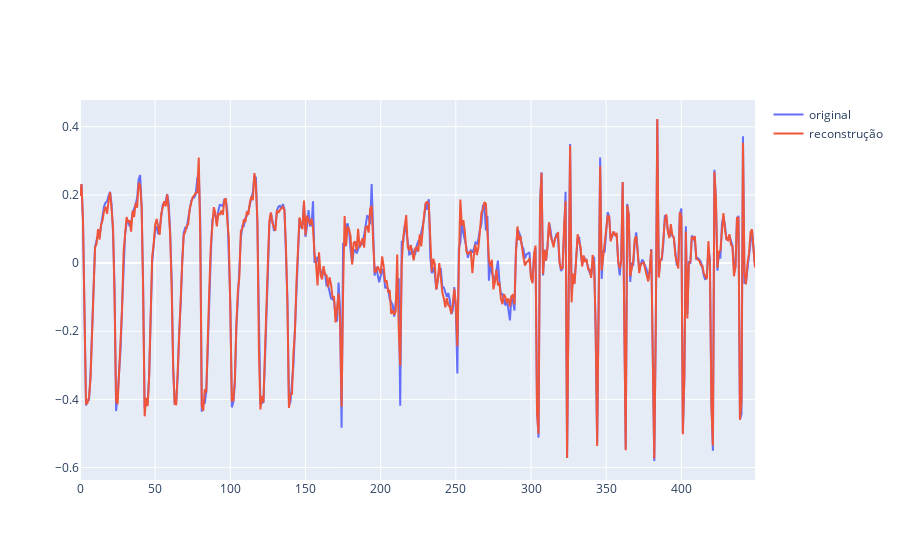

Here is the notebook cell this chart was saved with:
### Code cell
Xh = model(X_val).cpu().detach().numpy()
aux = X_val.cpu().detach().numpy()
i = 12
print(tarefas[int(y_val[i])])
fig = go.Figure()
fig.add_trace(go.Scatter(y=aux[i,:], mode="lines", showlegend=True, name='original'))
fig.add_trace(go.Scatter(y=Xh[i,:], mode="lines", showlegend=True, name='reconstrução'))
fig.show()

### Figure 1 — Plotly figure (JSON) as saved in the notebook; plotly's stock layout.template omitted (floating-point values rounded to 4 significant figures; data arrays with more than 128 entries replaced by an {"elided": "..."} marker saying what was removed)
{"data": [{"mode": "lines", "name": "original", "showlegend": true, "type": "scatter", "y": {"elided": "450 float values"}}, {"mode": "lines", "name": "reconstrução", "showlegend": true, "type": "scatter", "y": {"elided": "450 float values"}}], "layout": {}}
